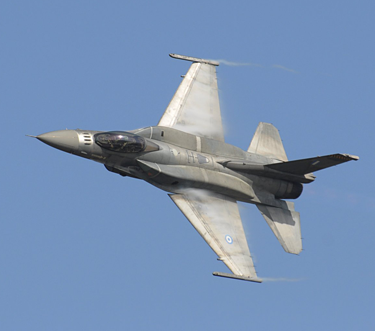
#> input picture plane.bmp, 375 x 331 px, found by its file name
$ jupyter execute Question_1_Midterm.ipynb
#> lines starting #> are read from the running program, lines starting #| are printed output that depends on the picture
[cell 1]
# Importing important libraries
import cv2
from scipy import ndimage
from matplotlib import pyplot as plt
from google.colab.patches import cv2_imshow
import numpy as np

[cell 2]
# Showing and plotting original image
original_image = cv2.imread('/content/plane.bmp')
#> original_image is the input picture: shape (331, 375, 3); mean B, G, R 180.2, 145, 119.8
# Changing image to 1D array for displaying histogram and image
one_d_array_1 = original_image.mean(axis=2).flatten()

# Plotting Histogram
hist = plt.hist(one_d_array_1)
plt.title("Histogram of Original Image")
plt.show()
#> figure, not shown here; tallest bar 104901 high, from x = 135.2 to 159.1
print("Original Image")
cv2_imshow(original_image)

[cell 3]
# rotating an image to 17 degrees
rotated_image = ndimage.rotate(original_image, 17)
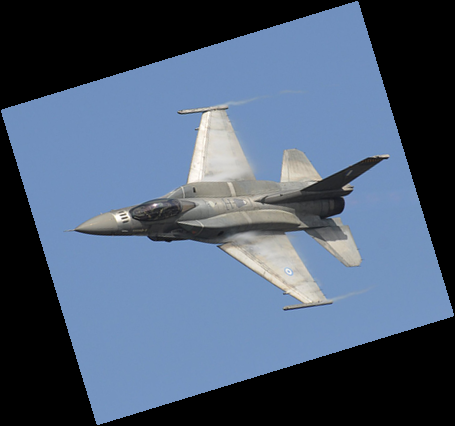
#> rotated_image: shape (426, 455, 3); mean B, G, R 114.7, 92.3, 76.3
# Changing image to 1D array for displaying histogram and image
one_d_array_2 = rotated_image.mean(axis=2).flatten()
plt.title("Histogram of Rotated Image to 17 degree")

# Plotting Histogram
plt.hist(one_d_array_2)
plt.show()
#> figure, not shown here; tallest bar 91858 high, from x = 127.5 to 153
print("Rotated Image 17 degree")
cv2_imshow(rotated_image)

[cell 4]
# Translating an image
# Moving 1 pixel to the right and 5 pixels up
tanslated_image = T = np.float32([[1, 0, 25], [0, 1, -5]])
# wrapAffine in cv2 translates the image into the given array above
changed_image = cv2.warpAffine(original_image, tanslated_image, (original_image.shape[1], original_image.shape[0]))
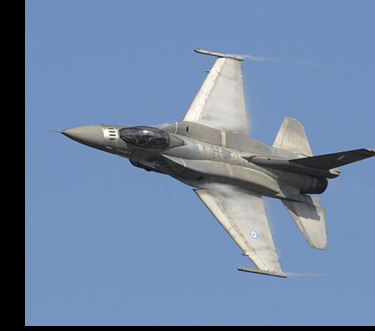
#> changed_image: shape (331, 375, 3); mean B, G, R 164.8, 133.2, 110.5
# Changing image to 1D array for displaying histogram and image
one_d_array_4 = changed_image.mean(axis=2).flatten()

# Plotting Histogram
plt.hist(one_d_array_4)
plt.title("Histogram of Translated Image")
plt.show()
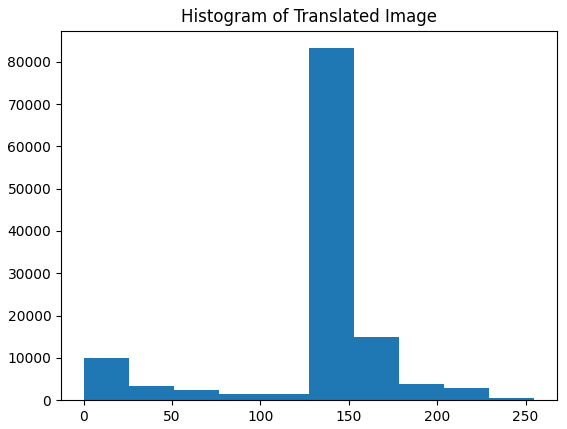
#> figure drawn by matplotlib, 1 panel; tallest bar 83196 high, from x = 127.5 to 153
print("Translated Image")
cv2_imshow(changed_image)

[cell 5]
#Scaling an image
scaled_image = cv2.resize(original_image, (450, 390))
# Changing image to 1D array for displaying histogram and image
one_d_array_3 = scaled_image.mean(axis=2).flatten()

# Plotting Histogram
plt.hist(one_d_array_3)
plt.title("Histogram of Scaled Image")
plt.show()
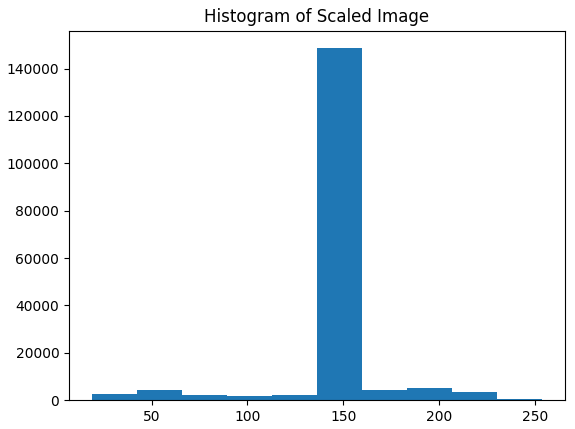
#> figure drawn by matplotlib, 1 panel; tallest bar 148599 high, from x = 136.3 to 159.9
print("Scaled Image")
cv2_imshow(scaled_image)

[cell 6]
''' 1. Taken input from original image and put as scaled image input
    2. Taken output of scaled image and put as input in rotated image
    3. Taken output of rotated image and put as input in translated image'''
fig,ax0 = plt.subplots()
first_image = cv2.imread('/content/plane.bmp')

# Scaling the image
scaled_image_new = cv2.resize(first_image, (450, 390))

# Rotating the image to 17 degrees
rotated_image_new = ndimage.rotate(scaled_image_new, 17)
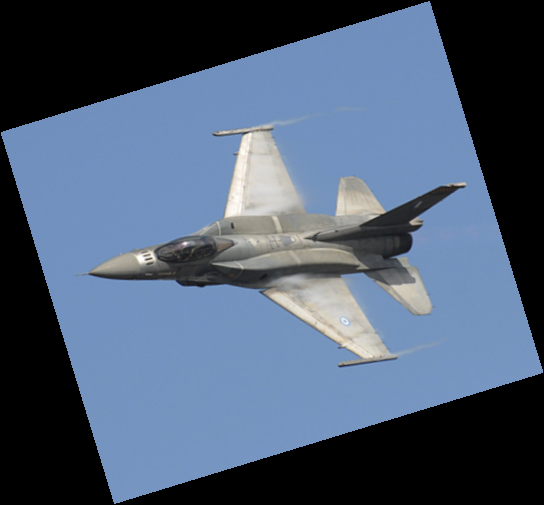
#> rotated_image_new: shape (505, 544, 3); mean B, G, R 114.5, 92.1, 76.1

# Translating the image. Moving 25 pixels to the right and 5 pixels up
tanslated_image_new = T = np.float32([[1, 0, 25], [0, 1, -5]])
# wrapAffine in cv2 translates the image into the given array above
changed_image_new = cv2.warpAffine(rotated_image_new, tanslated_image_new, (rotated_image_new.shape[1], rotated_image_new.shape[0]))
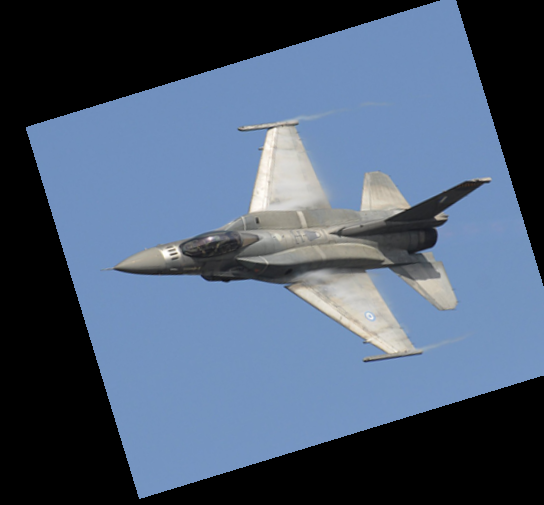
#> changed_image_new: shape (505, 544, 3); mean B, G, R 113.7, 91.5, 75.6
# Changing images to 1D array for displaying histogram and image
one_d_array_new_1 = changed_image_new.mean(axis=2).flatten()
one_d_array_new_2 = rotated_image_new.mean(axis=2).flatten()
one_d_array_new_3 = scaled_image_new.mean(axis=2).flatten()

# Plotting Histogram
ax0.hist(one_d_array_new_1,label = 'Translated Image')
ax0.hist(one_d_array_new_2,label = 'Rotated Image')
ax0.hist(one_d_array_new_3,label = 'Scaled Image')
ax0.legend()
plt.title("Histogram of Scaled, Rotated and Translated Image")
plt.show()
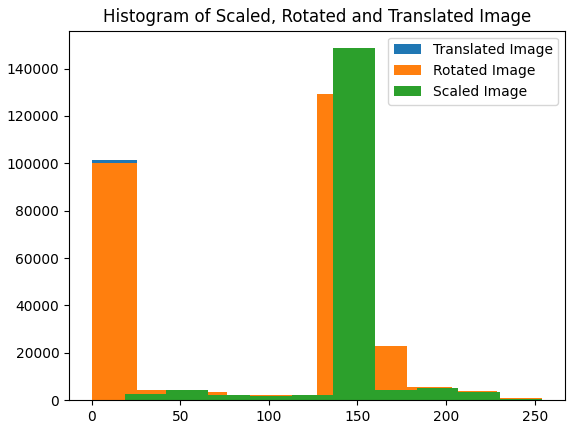
#> figure drawn by matplotlib, 1 panel; tallest bar 128922 high, from x = 127.2 to 152.6; tallest bar 129378 high, from x = 127.2 to 152.6; tallest bar 148599 high, from x = 136.3 to 159.9
print("Final Output of all 3 images")
cv2_imshow(changed_image_new)

[cell 7]
fig,ax0 = plt.subplots()
first_image = cv2.imread('/content/plane.bmp')

# Rotating the image to 17 degrees
rotated_image_new = ndimage.rotate(first_image, 17)

# Translating the image.Moving 25 pixels to the right and 5 pixels up
tanslated_image_new = T = np.float32([[1, 0, 25], [0, 1, -5]])
# wrapAffine in cv2 translates the image into the given array above
changed_image_new = cv2.warpAffine(rotated_image_new, tanslated_image_new, (rotated_image_new.shape[1], rotated_image_new.shape[0]))
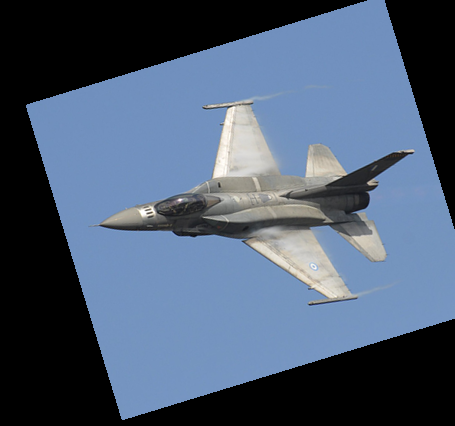
#> changed_image_new: shape (426, 455, 3); mean B, G, R 113.6, 91.5, 75.6

# Scaling the image
scaled_image_new = cv2.resize(changed_image_new, (350, 400))
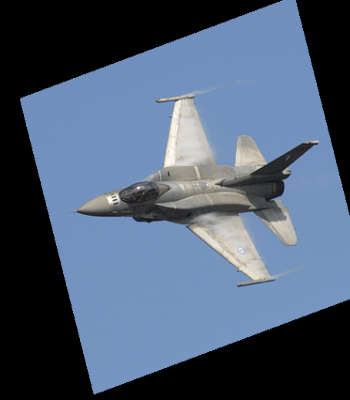
#> scaled_image_new: shape (400, 350, 3); mean B, G, R 113.5, 91.4, 75.5
# Changing images to 1D array for displaying histogram and image
one_d_array_new_1 = changed_image_new.mean(axis=2).flatten()
one_d_array_new_2 = rotated_image_new.mean(axis=2).flatten()
one_d_array_new_3 = scaled_image_new.mean(axis=2).flatten()

# Plotting Histogram
ax0.hist(one_d_array_new_1,label = 'Translated Image')
ax0.hist(one_d_array_new_2,label = 'Rotated Image')
ax0.hist(one_d_array_new_3,label = 'Scaled Image')
plt.title("Histogram of Scaled, Rotated and Translated Image")
ax0.legend()
plt.show()
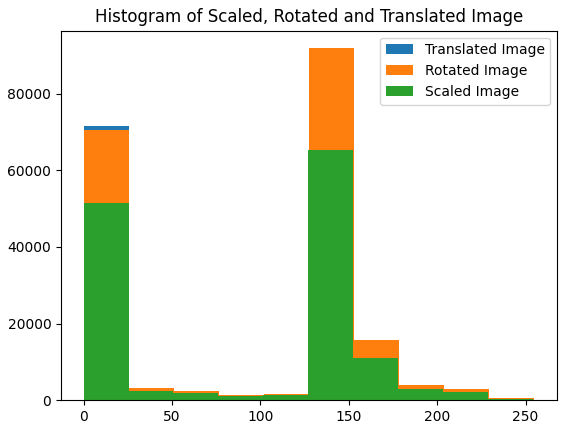
#> figure drawn by matplotlib, 1 panel; tallest bar 91312 high, from x = 127.5 to 153; tallest bar 91858 high, from x = 127.5 to 153; tallest bar 65410 high, from x = 127.2 to 152.6
print("Final Output of all 3 images")
cv2_imshow(scaled_image_new)
